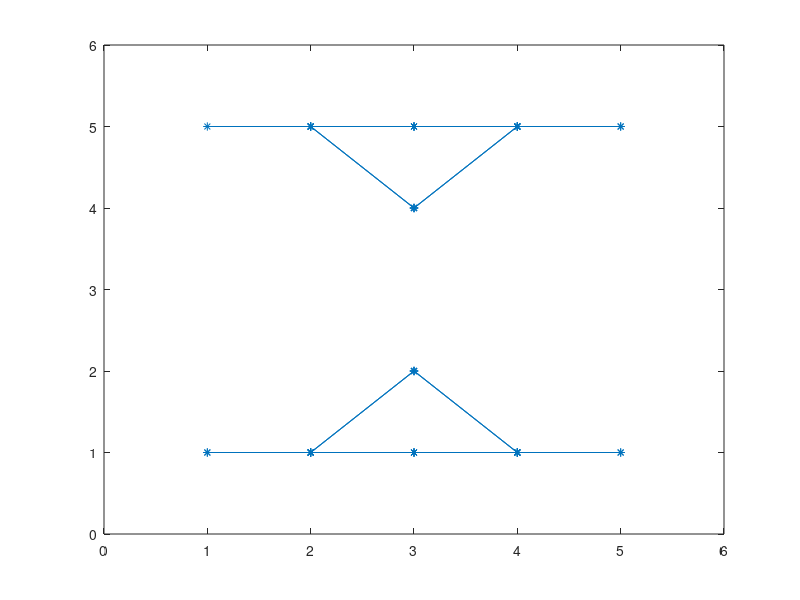

MATLAB code for this plot:
%% Kmeans assignment: Erika Dunn-Weiss
%
% Rather than generate a random graph, I drew a graph on paper that I
% expected to fail kmeans. Since this graph has two separated parts, I say
% that a node should be in cluster s if and only if it shares an
% edge with some other node within cluster s.
% I expected this graph to fail because the two clusters have large
% variance from the center of the cluster, which is an issue for kmeans
% since it is based on minimizing euclidean distance. 


load A
load Coordinates
% the graph in question:
figure; gplot(A, Coordinates,'-*')
ylim([0 6]), xlim([0 6]);
%%
IDX = kmeans(A, 2);
%%
% Given the graph, I expect the two disconnected parts to form each
% cluster. 
expected = vertcat(ones(6,1),2*ones(6,1)); %first version of expected results
expected2 = vertcat(2*ones(6,1),ones(6,1)); %second version of expected results
% test to see if clustered correctly
strcmp(IDX, expected)
strcmp(IDX, expected2)

%for me, comes out to 0 (false) every time. In fact, it comes out
%completely differently each time. Though, I could only run it a dozen
%times: for some reason when I try to put it in a for or while loop for a
%hundred iterations (on my matlab version 2012 I think) then it doesn't
% %work, with the error "??? Error using ==> kmeans>batchUpdate at 435
% Empty cluster created at iteration 1.
% 
% Error in ==> kmeans at 336
%         converged = batchUpdate();
% 
% Error in ==> edwkmeans at 19
% IDX = kmeans(A, 2);
% not sure what that's about. Anyway hope this suffices!
%%
% This section is new since our class discussion. I suspected that kmeans
% would still fail even if I initialized the clusters manually. This was
% indeed the case. I chose the two peaks of the triangle and the two
% centers of the line for two trials of manual initialization.
IDX1 = kmeans(A,2,'start',A([6,7],:));
strcmp(IDX1, expected)
strcmp(IDX1, expected2)

IDX2 = kmeans(A,2,'start',A([3,10],:));
strcmp(IDX2, expected)
strcmp(IDX2, expected2)